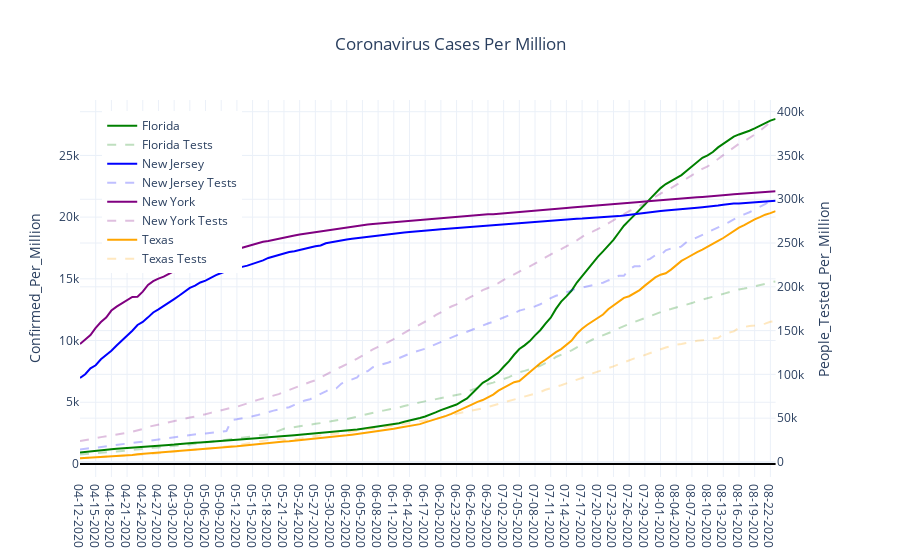

The notebook cell saved with this chart:
### Code cell
countries_list = sorted(list(country_df['Country_Region'].unique()))

#colors_list = ["gold", "blue", "green", "yellow", "black", "grey", "darkgreen", "pink", "brown", "slateblue", "grey1", "orange"]
#colors_list = ["grey", "grey", "grey", "grey", "grey", "grey", "grey", "grey", "grey", "grey", "blue", "blue"]
#colors_dict = dict(zip(countries_list,colors_list))
colors_dict = {'US Only NY':'purple',
              'US Only NJ':'blue',
              'US Only FL':'green',
              'US Only TX':'orange'}

rename_dict = {'US Only NY':'New York',
              'US Only NJ':'New Jersey',
              'US Only FL':'Florida',
              'US Only TX':'Texas'}



fig = make_subplots(specs=[[{'secondary_y':True}]])



for mycountry in countries_list:
    fig.add_trace(go.Scatter(x=country_df[country_df['Country_Region']==mycountry]['Date'],
                               y=country_df[country_df['Country_Region']==mycountry]['Confirmed_Per_Million'],
                               name = rename_dict[mycountry],
                               line = {'color':colors_dict[mycountry]}                               
                          ),
                  secondary_y = False
                )
    fig.add_trace(go.Scatter(x=country_df[country_df['Country_Region']==mycountry]['Date'],
                               y=country_df[country_df['Country_Region']==mycountry]['People_Tested_Per_Million'],
                               name = rename_dict[mycountry] + ' Tests',
                               line = {'color':colors_dict[mycountry],
                                      'dash':'dash'},
                               opacity = 0.25
                          ),
                  secondary_y = True
                )
    


fig.update_layout(
                showlegend = True,
                legend= dict(x=0.03,y=0.97),
                title='Coronavirus Cases Per Million',
                title_x=0.5,
                yaxis={'title':'Confirmed_Per_Million',
                       'zeroline':True,'zerolinecolor':'#000000','zerolinewidth':2.0},
                template = 'plotly_white')
fig.update_yaxes(title_text='People_Tested_Per_Million',secondary_y=True)



fig.show()

### Figure 1 — Plotly figure (JSON) as saved in the notebook; plotly's stock layout.template omitted (floating-point values rounded to 4 significant figures; data arrays with more than 128 entries replaced by an {"elided": "..."} marker saying what was removed)
{"data": [{"line": {"color": "green"}, "name": "Florida", "type": "scatter", "x": {"elided": "134 str values"}, "xaxis": "x", "y": {"elided": "134 float values"}, "yaxis": "y"}, {"line": {"color": "green", "dash": "dash"}, "name": "Florida Tests", "opacity": 0.25, "type": "scatter", "x": {"elided": "134 str values"}, "xaxis": "x", "y": {"elided": "134 float values"}, "yaxis": "y2"}, {"line": {"color": "blue"}, "name": "New Jersey", "type": "scatter", "x": {"elided": "134 str values"}, "xaxis": "x", "y": {"elided": "134 float values"}, "yaxis": "y"}, {"line": {"color": "blue", "dash": "dash"}, "name": "New Jersey Tests", "opacity": 0.25, "type": "scatter", "x": {"elided": "134 str values"}, "xaxis": "x", "y": {"elided": "134 float values"}, "yaxis": "y2"}, {"line": {"color": "purple"}, "name": "New York", "type": "scatter", "x": {"elided": "134 str values"}, "xaxis": "x", "y": {"elided": "134 float values"}, "yaxis": "y"}, {"line": {"color": "purple", "dash": "dash"}, "name": "New York Tests", "opacity": 0.25, "type": "scatter", "x": {"elided": "134 str values"}, "xaxis": "x", "y": {"elided": "134 float values"}, "yaxis": "y2"}, {"line": {"color": "orange"}, "name": "Texas", "type": "scatter", "x": {"elided": "134 str values"}, "xaxis": "x", "y": {"elided": "134 float values"}, "yaxis": "y"}, {"line": {"color": "orange", "dash": "dash"}, "name": "Texas Tests", "opacity": 0.25, "type": "scatter", "x": {"elided": "134 str values"}, "xaxis": "x", "y": {"elided": "134 float values"}, "yaxis": "y2"}], "layout": {"legend": {"x": 0.03, "y": 0.97}, "showlegend": true, "title": {"text": "Coronavirus Cases Per Million", "x": 0.5}, "xaxis": {"anchor": "y", "domain": [0, 0.94]}, "yaxis": {"anchor": "x", "domain": [0, 1], "title": {"text": "Confirmed_Per_Million"}, "zeroline": true, "zerolinecolor": "#000000", "zerolinewidth": 2}, "yaxis2": {"anchor": "x", "overlaying": "y", "side": "right", "title": {"text": "People_Tested_Per_Million"}}}}
